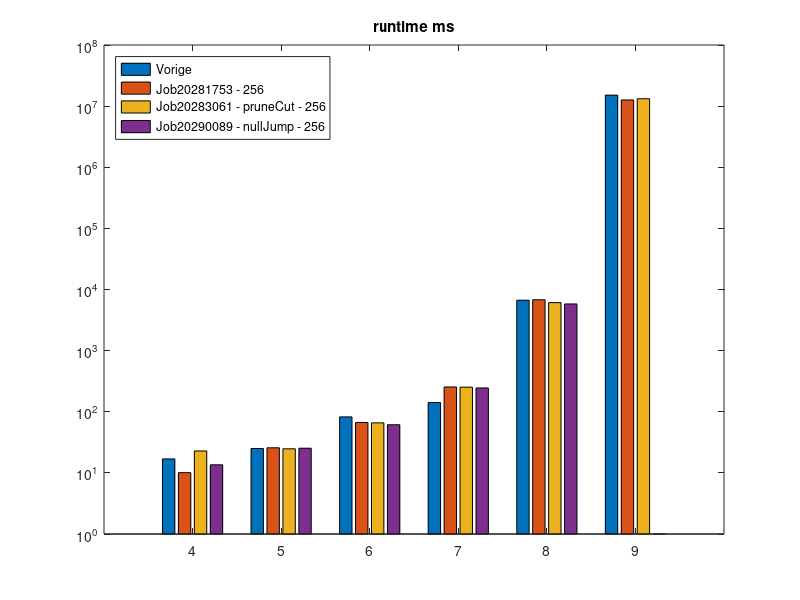
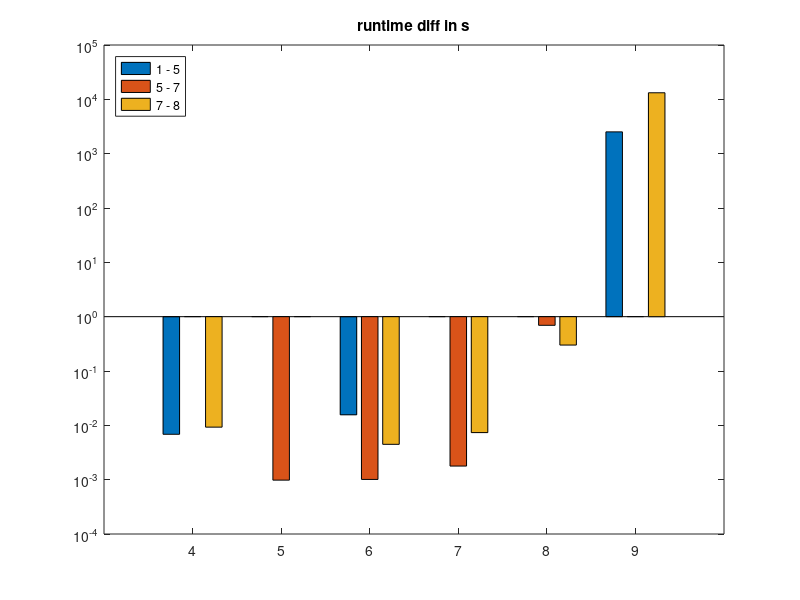

Source code (MATLAB) for these figures, in order:
close all
clc

X = [4,5,6,7,8,9];
Y1 = [16.93, 25.05, 82.44, 141.48, 6680.31, 15135358.01];
% Y2- 'Job20281418 - 8ch',
Y2 = [17.33, 24.48, 65.48, 258.47, 6663.35, 0];
% Y3- 'Job20281449 - 1024', 'Job20281461 - 256'
Y3 = [19.44, 24.28, 70.03, 343.58, 14770.5, 0];
% Y4- 'Job20281461 - 256'
Y4 = [20.62, 24.06, 67.50, 259.51, 7785.14, 12854614.30];
Y5 = [10.09, 25.75, 66.82, 254.44, 6797.80, 12615521.41]; % improv delete/add
% Y6- 'Job20281806 - noTrim - 256'
Y6 = [11.39, 25.03, 68.52, 254.52, 9434.95, 0]; % No trim
Y7 = [22.82, 24.77, 65.81, 252.66, 6104.70, 13208016.36]; % prune. cut only check front
Y8 = [13.56, 25.33, 61.34, 245.31, 5804.48, 0]; % nullJump - Job20290089 - 256

T = [Y1 ; Y5 ; Y7 ; Y8];

figure
bar(X, T')
set(gca,'YScale','log')
title('runtime ms');
legend('Vorige', 'Job20281753 - 256', 'Job20283061 - pruneCut - 256', 'Job20290089 - nullJump - 256','Location','northwest')

figure
X5 = (Y1 - Y5)/1000;
X7 = (Y5 - Y7)/1000;
X8 = (Y7 - Y8)/1000;
bar(X, [X5 ; X7 ; X8]');
set(gca, 'YScale', 'log')
title('runtime diff in s');
legend('1 - 5', '5 - 7', '7 - 8' , 'Location', 'northwest');

